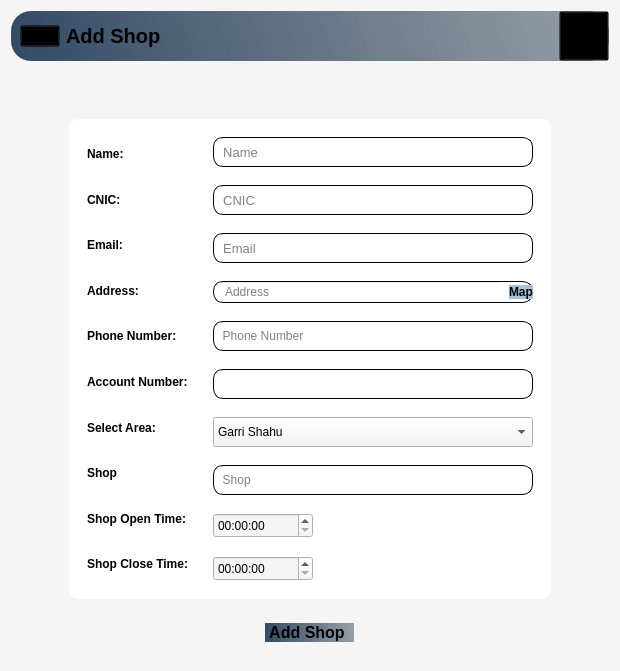
      <widget class="QWidget" name="AddClient_Page">
       <property name="styleSheet">
        <string notr="true">*{
background-color:#f5f5f5;
}
#HeaderFrame_10{
background-color:qlineargradient(spread:pad,x1:0,y1:0.505682,x2:1,y2:0.477,stop:0 rgba(20,47,78,219),stop:1 rgba(85,98,112,150));
 border-radius: 20px;
}
#widget_73,QPushButton,QLabel,#widget_74,#widget_14,#widget_13,#lineEdit_4,#txt_Address{
background:transparent;
}
#txt_Name,#txt_Cnic,#txt_Email,#txt_CalculatedPrice,#widget_23,#txt_PhoneNumber,#txt_Shop,#txt_AccountNo{
background-color:#fff;
border-radius: 10px;
border: 1px solid #000000
}
#widget_15{
background-color:#fff;
border-radius: 10px;
}
#btn_Map{
background-color:#a7c0dc;
 border-radius: 10px;
}
#btn_Add{
background-color:qlineargradient(spread:pad,x1:0,y1:0.505682,x2:1,y2:0.477,stop:0 rgba(20,47,78,219),stop:1 rgba(85,98,112,150));
 border-radius: 10px;
}
#btn_Add:hover,#btn_Map:hover{
background-color:#ececec;
}
#accountBtn_11:hover{
background-color:#ececec;
 border-radius: 20px;
}</string>
       </property>
       <layout class="QHBoxLayout" name="horizontalLayout_6">
        <item alignment="Qt::AlignTop">
         <widget class="QWidget" name="widget_9" native="true">
          <layout class="QVBoxLayout" name="verticalLayout_7">
           <property name="spacing">
            <number>40</number>
           </property>
           <property name="leftMargin">
            <number>0</number>
           </property>
           <property name="topMargin">
            <number>0</number>
           </property>
           <property name="rightMargin">
            <number>0</number>
           </property>
           <property name="bottomMargin">
            <number>0</number>
           </property>
           <item alignment="Qt::AlignTop">
            <widget class="QWidget" name="HeaderFrame_10" native="true">
             <property name="autoFillBackground">
              <bool>false</bool>
             </property>
             <layout class="QHBoxLayout" name="horizontalLayout_84">
              <property name="spacing">
               <number>0</number>
              </property>
              <property name="leftMargin">
               <number>0</number>
              </property>
              <property name="topMargin">
               <number>0</number>
              </property>
              <property name="rightMargin">
               <number>0</number>
              </property>
              <property name="bottomMargin">
               <number>0</number>
              </property>
              <item alignment="Qt::AlignLeft">
               <widget class="QWidget" name="widget_73" native="true">
                <layout class="QHBoxLayout" name="horizontalLayout_85">
                 <property name="topMargin">
                  <number>0</number>
                 </property>
                 <property name="bottomMargin">
                  <number>0</number>
                 </property>
                 <item>
                  <widget class="QPushButton" name="menuBtn_11">
                   <property name="text">
                    <string/>
                   </property>
                   <property name="icon">
                    <iconset resource="Resource.qrc">
                     <normaloff>:/Black Icons/Graphics/featherBlack/menu.svg</normaloff>:/Black Icons/Graphics/featherBlack/menu.svg</iconset>
                   </property>
                   <property name="iconSize">
                    <size>
                     <width>24</width>
                     <height>24</height>
                    </size>
                   </property>
                  </widget>
                 </item>
                 <item>
                  <widget class="QLabel" name="appHeader_11">
                   <property name="font">
                    <font>
                     <pointsize>15</pointsize>
                     <weight>75</weight>
                     <bold>true</bold>
                    </font>
                   </property>
                   <property name="text">
                    <string>Add Shop</string>
                   </property>
                  </widget>
                 </item>
                </layout>
               </widget>
              </item>
              <item>
               <widget class="QWidget" name="widget_74" native="true">
                <layout class="QHBoxLayout" name="horizontalLayout_86">
                 <property name="spacing">
                  <number>0</number>
                 </property>
                 <property name="leftMargin">
                  <number>0</number>
                 </property>
                 <property name="topMargin">
                  <number>0</number>
                 </property>
                 <property name="rightMargin">
                  <number>0</number>
                 </property>
                 <property name="bottomMargin">
                  <number>0</number>
                 </property>
                 <item alignment="Qt::AlignRight">
                  <widget class="QPushButton" name="accountBtn_11">
                   <property name="minimumSize">
                    <size>
                     <width>50</width>
                     <height>50</height>
                    </size>
                   </property>
                   <property name="text">
                    <string/>
                   </property>
                   <property name="icon">
                    <iconset resource="Resource.qrc">
                     <normaloff>:/Black Icons/Graphics/featherBlack/user.svg</normaloff>:/Black Icons/Graphics/featherBlack/user.svg</iconset>
                   </property>
                   <property name="iconSize">
                    <size>
                     <width>32</width>
                     <height>32</height>
                    </size>
                   </property>
                  </widget>
                 </item>
                </layout>
               </widget>
              </item>
             </layout>
            </widget>
           </item>
           <item>
            <widget class="QWidget" name="widget_10" native="true">
             <layout class="QVBoxLayout" name="verticalLayout_8">
              <item>
               <widget class="QWidget" name="widget_11" native="true">
                <layout class="QHBoxLayout" name="horizontalLayout_7">
                 <item>
                  <spacer name="horizontalSpacer_2">
                   <property name="orientation">
                    <enum>Qt::Horizontal</enum>
                   </property>
                   <property name="sizeType">
                    <enum>QSizePolicy::Expanding</enum>
                   </property>
                   <property name="sizeHint" stdset="0">
                    <size>
                     <width>40</width>
                     <height>20</height>
                    </size>
                   </property>
                  </spacer>
                 </item>
                 <item>
                  <widget class="QWidget" name="widget_15" native="true">
                   <layout class="QHBoxLayout" name="horizontalLayout_8">
                    <item>
                     <widget class="QWidget" name="widget_13" native="true">
                      <layout class="QVBoxLayout" name="verticalLayout_9">
                       <property name="spacing">
                        <number>12</number>
                       </property>
                       <item>
                        <widget class="QLabel" name="label_5">
                         <property name="font">
                          <font>
                           <weight>75</weight>
                           <bold>true</bold>
                          </font>
                         </property>
                         <property name="text">
                          <string>Name:</string>
                         </property>
                        </widget>
                       </item>
                       <item>
                        <widget class="QLabel" name="label_6">
                         <property name="font">
                          <font>
                           <weight>75</weight>
                           <bold>true</bold>
                          </font>
                         </property>
                         <property name="text">
                          <string>CNIC:</string>
                         </property>
                        </widget>
                       </item>
                       <item>
                        <widget class="QLabel" name="label_7">
                         <property name="font">
                          <font>
                           <weight>75</weight>
                           <bold>true</bold>
                          </font>
                         </property>
                         <property name="text">
                          <string>Email:</string>
                         </property>
                        </widget>
                       </item>
                       <item>
                        <widget class="QLabel" name="label_11">
                         <property name="font">
                          <font>
                           <weight>75</weight>
                           <bold>true</bold>
                          </font>
                         </property>
                         <property name="text">
                          <string>Address:</string>
                         </property>
                        </widget>
                       </item>
                       <item>
                        <widget class="QLabel" name="label_12">
                         <property name="font">
                          <font>
                           <weight>75</weight>
                           <bold>true</bold>
                          </font>
                         </property>
                         <property name="text">
                          <string>Phone Number:</string>
                         </property>
                        </widget>
                       </item>
                       <item>
                        <widget class="QLabel" name="label_43">
                         <property name="font">
                          <font>
                           <weight>75</weight>
                           <bold>true</bold>
                          </font>
                         </property>
                         <property name="text">
                          <string>Account Number:</string>
                         </property>
                        </widget>
                       </item>
                       <item>
                        <widget class="QLabel" name="label_17">
                         <property name="font">
                          <font>
                           <weight>75</weight>
                           <bold>true</bold>
                          </font>
                         </property>
                         <property name="text">
                          <string>Select Area:</string>
                         </property>
                        </widget>
                       </item>
                       <item>
                        <widget class="QLabel" name="label_18">
                         <property name="font">
                          <font>
                           <weight>75</weight>
                           <bold>true</bold>
                          </font>
                         </property>
                         <property name="text">
                          <string>Shop</string>
                         </property>
                        </widget>
                       </item>
                       <item>
                        <widget class="QLabel" name="label_44">
                         <property name="font">
                          <font>
                           <weight>75</weight>
                           <bold>true</bold>
                          </font>
                         </property>
                         <property name="text">
                          <string>Shop Open Time:</string>
                         </property>
                        </widget>
                       </item>
                       <item>
                        <widget class="QLabel" name="label_45">
                         <property name="font">
                          <font>
                           <weight>75</weight>
                           <bold>true</bold>
                          </font>
                         </property>
                         <property name="text">
                          <string>Shop Close Time:</string>
                         </property>
                        </widget>
                       </item>
                      </layout>
                     </widget>
                    </item>
                    <item>
                     <widget class="QWidget" name="widget_14" native="true">
                      <layout class="QVBoxLayout" name="verticalLayout_10">
                       <property name="spacing">
                        <number>18</number>
                       </property>
                       <item>
                        <widget class="QLineEdit" name="txt_Name">
                         <property name="minimumSize">
                          <size>
                           <width>320</width>
                           <height>30</height>
                          </size>
                         </property>
                         <property name="font">
                          <font>
                           <pointsize>10</pointsize>
                          </font>
                         </property>
                         <property name="readOnly">
                          <bool>true</bool>
                         </property>
                         <property name="placeholderText">
                          <string>  Name</string>
                         </property>
                        </widget>
                       </item>
                       <item>
                        <widget class="QLineEdit" name="txt_Cnic">
                         <property name="minimumSize">
                          <size>
                           <width>0</width>
                           <height>30</height>
                          </size>
                         </property>
                         <property name="font">
                          <font>
                           <pointsize>10</pointsize>
                          </font>
                         </property>
                         <property name="placeholderText">
                          <string>  CNIC</string>
                         </property>
                        </widget>
                       </item>
                       <item>
                        <widget class="QLineEdit" name="txt_Email">
                         <property name="minimumSize">
                          <size>
                           <width>0</width>
                           <height>30</height>
                          </size>
                         </property>
                         <property name="font">
                          <font>
                           <pointsize>10</pointsize>
                          </font>
                         </property>
                         <property name="placeholderText">
                          <string>  Email</string>
                         </property>
                        </widget>
                       </item>
                       <item>
                        <widget class="QWidget" name="widget_23" native="true">
                         <layout class="QHBoxLayout" name="horizontalLayout_10">
                          <property name="topMargin">
                           <number>0</number>
                          </property>
                          <property name="rightMargin">
                           <number>0</number>
                          </property>
                          <property name="bottomMargin">
                           <number>0</number>
                          </property>
                          <item>
                           <widget class="QLineEdit" name="txt_Address">
                            <property name="font">
                             <font>
                              <pointsize>9</pointsize>
                             </font>
                            </property>
                            <property name="text">
                             <string/>
                            </property>
                            <property name="readOnly">
                             <bool>true</bool>
                            </property>
                            <property name="placeholderText">
                             <string>Address</string>
                            </property>
                           </widget>
                          </item>
                          <item>
                           <widget class="QPushButton" name="btn_Map">
                            <property name="font">
                             <font>
                              <weight>75</weight>
                              <bold>true</bold>
                             </font>
                            </property>
                            <property name="text">
                             <string>Map</string>
                            </property>
                            <property name="icon">
                             <iconset resource="Resource.qrc">
                              <normaloff>:/White Icons/Graphics/featherBlack/pin.png</normaloff>:/White Icons/Graphics/featherBlack/pin.png</iconset>
                            </property>
                            <property name="iconSize">
                             <size>
                              <width>20</width>
                              <height>20</height>
                             </size>
                            </property>
                           </widget>
                          </item>
                         </layout>
                        </widget>
                       </item>
                       <item>
                        <widget class="QLineEdit" name="txt_PhoneNumber">
                         <property name="minimumSize">
                          <size>
                           <width>0</width>
                           <height>30</height>
                          </size>
                         </property>
                         <property name="placeholderText">
                          <string>  Phone Number</string>
                         </property>
                        </widget>
                       </item>
                       <item>
                        <widget class="QLineEdit" name="txt_AccountNo">
                         <property name="minimumSize">
                          <size>
                           <width>0</width>
                           <height>30</height>
                          </size>
                         </property>
                        </widget>
                       </item>
                       <item>
                        <widget class="QComboBox" name="cmb_Area">
                         <property name="minimumSize">
                          <size>
                           <width>0</width>
                           <height>30</height>
                          </size>
                         </property>
                         <item>
                          <property name="text">
                           <string>Garri Shahu</string>
                          </property>
                         </item>
                         <item>
                          <property name="text">
                           <string>Johar Town</string>
                          </property>
                         </item>
                        </widget>
                       </item>
                       <item>
                        <widget class="QLineEdit" name="txt_Shop">
                         <property name="minimumSize">
                          <size>
                           <width>0</width>
                           <height>30</height>
                          </size>
                         </property>
                         <property name="placeholderText">
                          <string>  Shop</string>
                         </property>
                        </widget>
                       </item>
                       <item alignment="Qt::AlignLeft">
                        <widget class="QTimeEdit" name="timeEdit">
                         <property name="minimumSize">
                          <size>
                           <width>100</width>
                           <height>25</height>
                          </size>
                         </property>
                        </widget>
                       </item>
                       <item alignment="Qt::AlignLeft">
                        <widget class="QTimeEdit" name="timeEdit_2">
                         <property name="minimumSize">
                          <size>
                           <width>100</width>
                           <height>25</height>
                          </size>
                         </property>
                        </widget>
                       </item>
                      </layout>
                     </widget>
                    </item>
                   </layout>
                  </widget>
                 </item>
                 <item>
                  <spacer name="horizontalSpacer">
                   <property name="orientation">
                    <enum>Qt::Horizontal</enum>
                   </property>
                   <property name="sizeType">
                    <enum>QSizePolicy::Expanding</enum>
                   </property>
                   <property name="sizeHint" stdset="0">
                    <size>
                     <width>40</width>
                     <height>20</height>
                    </size>
                   </property>
                  </spacer>
                 </item>
                </layout>
               </widget>
              </item>
              <item alignment="Qt::AlignHCenter">
               <widget class="QWidget" name="widget_12" native="true">
                <layout class="QVBoxLayout" name="verticalLayout_11">
                 <item>
                  <widget class="QPushButton" name="btn_Add">
                   <property name="font">
                    <font>
                     <pointsize>12</pointsize>
                     <weight>75</weight>
                     <bold>true</bold>
                    </font>
                   </property>
                   <property name="text">
                    <string> Add Shop  </string>
                   </property>
                   <property name="icon">
                    <iconset resource="Resource.qrc">
                     <normaloff>:/White Icons/Graphics/featherBlack/add-user.png</normaloff>:/White Icons/Graphics/featherBlack/add-user.png</iconset>
                   </property>
                   <property name="iconSize">
                    <size>
                     <width>24</width>
                     <height>24</height>
                    </size>
                   </property>
                  </widget>
                 </item>
                </layout>
               </widget>
              </item>
             </layout>
            </widget>
           </item>
          </layout>
         </widget>
        </item>
       </layout>
      </widget>
